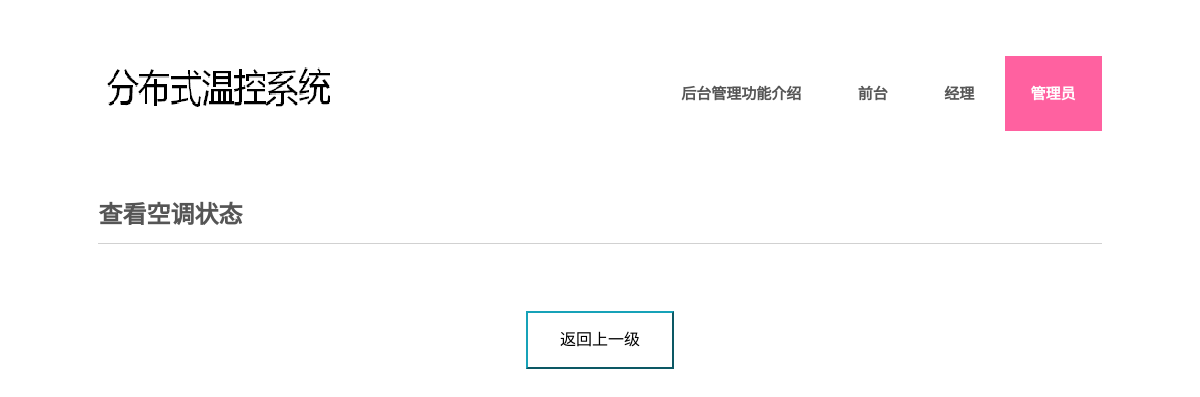
The page /server/manager_check_state/ on the database as committed earlier.
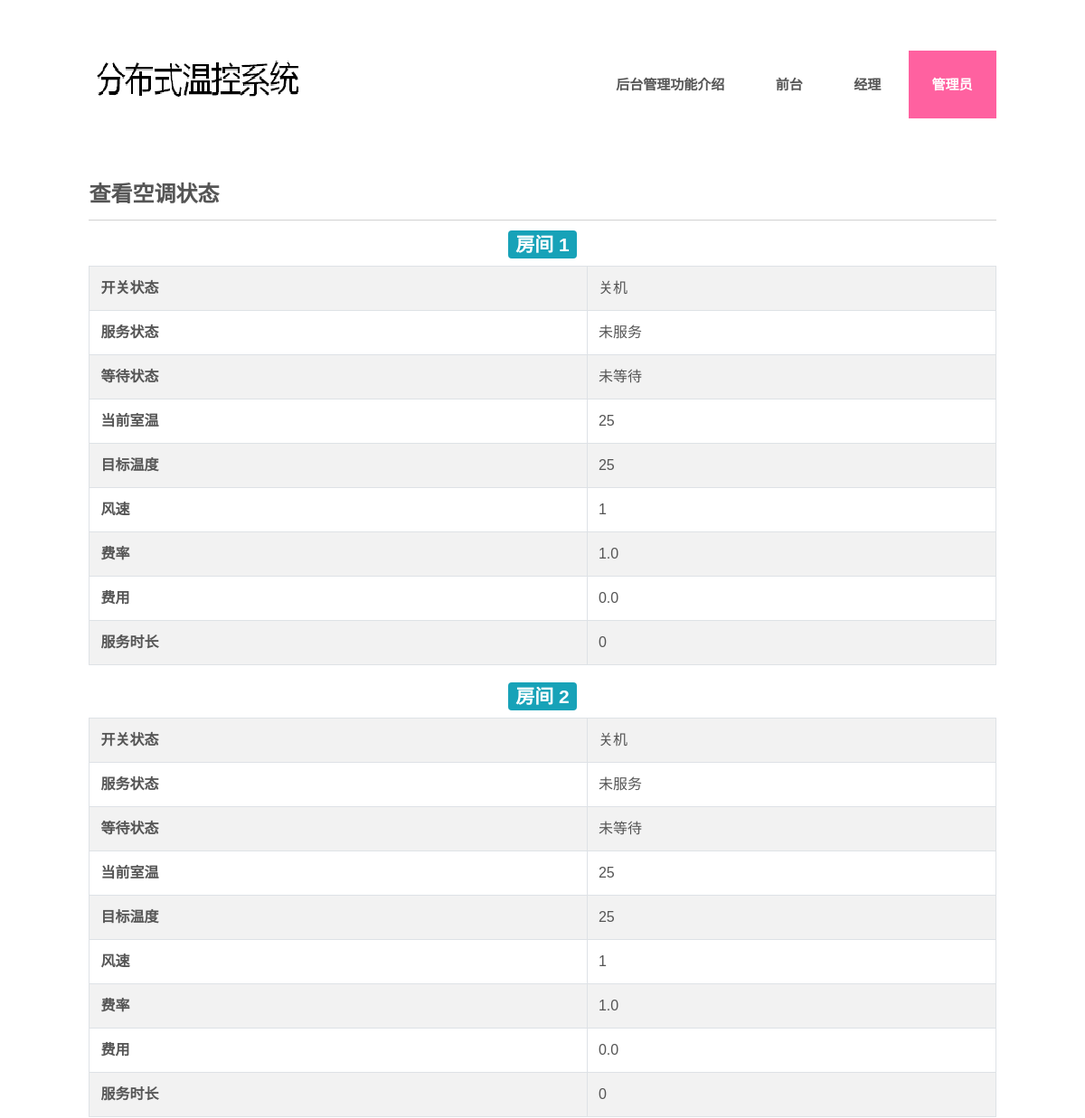
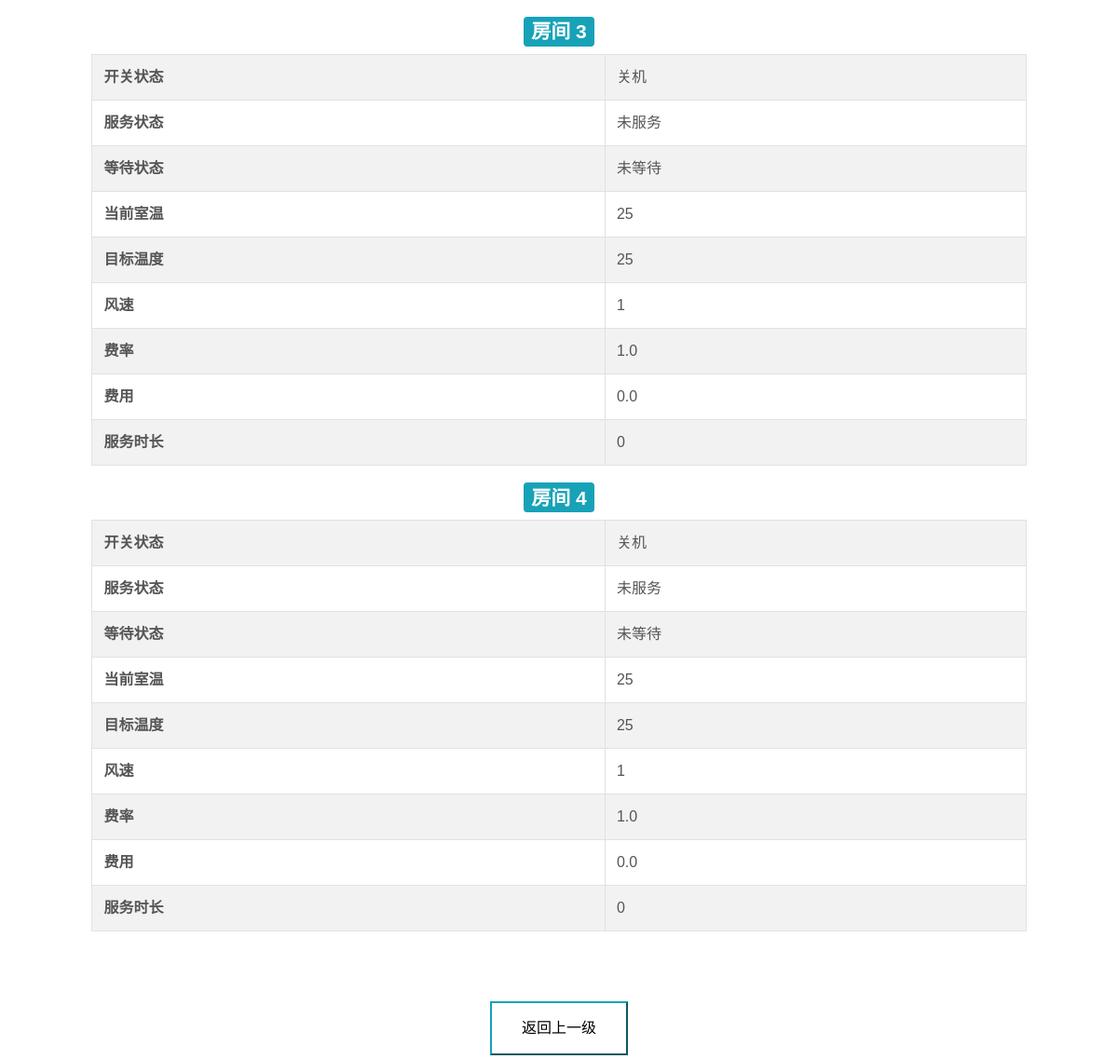
The same page on the database as committed later (2 pictures, top to bottom).
### server/models.py (models this page shows)
class Basic(models.Model):
    fan_speed = models.IntegerField(default=1)  # 0:低速风 1:中速风 2:高速风
    fee_rate = models.FloatField(default=1)
    fee = models.FloatField(default=0)
    class Meta:
        abstract = True

class Room(Basic):
    room_id = models.IntegerField(primary_key=True)
    state_working = models.BooleanField(default=False)
    state_serving = models.BooleanField(default=False)
    state_waiting = models.BooleanField(default=False)
    current_temp = models.IntegerField(default=25)
    target_temp = models.IntegerField(default=25)
    serving_duration = models.IntegerField(default=0)

### server/views.py (the view)
# urls.py: path('manager_check_state/', views.manager_check_state, name='manager_check_state'),
def manager_check_state(request):
    room = Room.objects.all()
    return render(request, 'manager_check_state.html', {'room': room})

### templates/manager_check_state.html (shortened to what this page needs)
<!DOCTYPE HTML>
<html>
<head>
<link rel="stylesheet" href="https://cdn.staticfile.org/twitter-bootstrap/4.1.0/css/bootstrap.min.css">
<link href="/static/css/style.css" rel="stylesheet" type="text/css" media="all" />
</head>
<body>
<div class="wrap">
<div class="wrapper">
    <div class="header">
        <div class="logo">
            <a href="{% url 'index' %}"><img src="/static/images/logo.png" alt=""></a>
        </div>
        <div class="cssmenu">
            <ul>
                <li><a href="{% url 'index' %}">后台管理功能介绍</a></li>
                <li><a href="{% url 'reception' %}">前台</a></li>
                <li><a href=""{% url 'boss' %}>经理</a></li>
                <li class="active"><a href="{% url 'manager' %}">管理员</a></li>
             </ul>
        </div>
    </div>
     <div class="main1">
         <div class="content">
            <h2>查看空调状态</h2>
       </div>
         {% for r in room %}
         <h3 style="text-align:center",id={{ r.room_id }}><span class="badge badge-info">房间 {{ r.room_id }}</span></h3>
         <table class="table table-striped table-bordered">
            <tr>
                <td><b>开关状态</b></td>
                {% if state_working %}
                <td>开机</td>
                {% else %}
                <td>关机</td>
                {% endif %}
            </tr>
             <tr>
                <td><b>服务状态</b></td>
                {% if state_serving %}
                <td>服务中</td>
                {% else %}
                <td>未服务</td>
                {% endif %}
            </tr>
             <tr>
                <td><b>等待状态</b></td>
                {% if state_waiting %}
                <td>等待中</td>
                {% else %}
                <td>未等待</td>
                {% endif %}
            </tr>
            <tr>
                <td><b>当前室温</b></td>
                <td>{{ r.current_temp }}</td>
            </tr>
            <tr>
                <td><b>目标温度</b></td>
                <td>{{ r.target_temp }}</td>
            </tr>
            <tr>
                <td><b>风速</b></td>
                <td>{{ r.fan_speed }}</td>
            </tr>
            <tr>
                <td><b>费率</b></td>
                <td>{{ r.fee_rate }}</td>
            </tr>
            <tr>
                <td><b>费用</b></td>
                <td>{{ r.fee }}</td>
            </tr>
            <tr>
                <td><b>服务时长</b></td>
                <td>{{ r.serving_duration }}</td>
            </tr>
        </table>
      {% endfor %}
</div>
</div>
      <div align="center" style="position:relative;top:10px">
            <button class="button1 btn-outline-info" ><a href="{% url 'manager' %}">返回上一级</a></button>
      </div>
  </div>
</body>
</html>

### server/static/css/style.css (style rules this page uses)
table { border-collapse:collapse;border-spacing:0; }
img { max-width:100%; }
body { font-family:trebuchet ms, arial, sans-serif; font-size: 100%; background: #ffffff; color:#555555; }
.wrap { margin:0 auto; width:80%; }
.wrapper { padding: 4% 6%; }
.header { display: block; }
.logo { float:left; }
.cssmenu { float: right; margin-top: 1%; }
.cssmenu > ul > li { display:inline-block; position: relative; }
.cssmenu > ul > li.active a { color:#ffffff; background-color:#FF61A0; }
.cssmenu > ul > li > a { font-weight:bold; color: #555555; display: block; font-size: 15px; line-height: 1.8em; padding: 24px 26px; text-transform: uppercase; -webkit-transition: all 0.3s ease-out; -moz-transition: all 0.3s ease-out; -ms-transition: all 0.3s ease-out; -o-transition: all 0.3s ease-out; transition: all 0.3s ease-out; }
.content h2 { font-weight:700; line-height: 1.5em; font-size: 1.5em; color: #555555; text-transform: uppercase; padding: 10px 0; border-bottom: 1px solid rgb(209, 209, 209); }
.main1 { margin: 4% 0 0; }
@media only screen and (max-width: 1280px) { .wrap { width:95%; } }

### templates/manager_check_state.html (style rules this page uses)
a:link { color:#000000; }
.button1 { background-color: #FFFACD border: none; color: black; padding: 15px 32px; text-align: center; text-decoration: none; display: inline-block; font-size: 16px; margin: 4px 2px; cursor: pointer; }

Rows that differ between the two databases and show on the page:
added Room: room_id "1", current_temp "25", target_temp "25", fan_speed "1", fee_rate "1.0", fee "0.0", serving_duration "0"
added Room: room_id "2", current_temp "25", target_temp "25", fan_speed "1", fee_rate "1.0", fee "0.0", serving_duration "0"
added Room: room_id "3", current_temp "25", target_temp "25", fan_speed "1", fee_rate "1.0", fee "0.0", serving_duration "0"
added Room: room_id "4", current_temp "25", target_temp "25", fan_speed "1", fee_rate "1.0", fee "0.0", serving_duration "0"
